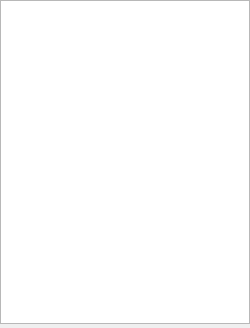
<?xml version="1.0" encoding="UTF-8"?>
<ui version="4.0">
 <class>BookmarksDockWidget</class>
 <widget class="QDockWidget" name="BookmarksDockWidget">
  <property name="geometry">
   <rect>
    <x>0</x>
    <y>0</y>
    <width>250</width>
    <height>328</height>
   </rect>
  </property>
  <property name="minimumSize">
   <size>
    <width>250</width>
    <height>86</height>
   </size>
  </property>
  <property name="focusPolicy">
   <enum>Qt::NoFocus</enum>
  </property>
  <property name="styleSheet">
   <string notr="true">QDockWidget
{
color: white;
}

QDockWidget::title 
{
background-color: qlineargradient(spread:pad, x1:0, y1:0, x2:0, y2:1, stop:0 rgba(93, 103, 93, 255), stop:0.00985222 rgba(166, 176, 166, 255), stop:0.433498 rgba(117, 127, 117, 255), stop:0.448276 rgba(103, 113, 103, 255), stop:0.985222 rgba(102, 112, 102, 255), stop:1 rgba(69, 79, 69, 255));
text-align: center;
padding-left: 5px;
}
</string>
  </property>
  <property name="windowTitle">
   <string>[*]Bookmarks</string>
  </property>
  <widget class="QWidget" name="dockWidgetContents">
   <layout class="QHBoxLayout" name="horizontalLayout">
    <property name="spacing">
     <number>0</number>
    </property>
    <property name="leftMargin">
     <number>0</number>
    </property>
    <property name="topMargin">
     <number>0</number>
    </property>
    <property name="rightMargin">
     <number>0</number>
    </property>
    <property name="bottomMargin">
     <number>4</number>
    </property>
    <item>
     <widget class="BookmarksTreeView" name="bookmarksTreeView">
      <property name="sizePolicy">
       <sizepolicy hsizetype="Preferred" vsizetype="Expanding">
        <horstretch>0</horstretch>
        <verstretch>0</verstretch>
       </sizepolicy>
      </property>
      <property name="minimumSize">
       <size>
        <width>250</width>
        <height>50</height>
       </size>
      </property>
      <property name="maximumSize">
       <size>
        <width>16777215</width>
        <height>16777215</height>
       </size>
      </property>
      <property name="styleSheet">
       <string notr="true">QDockWidget
{
color: white;
}

QDockWidget::title 
{
background-color: qlineargradient(spread:pad, x1:0, y1:0, x2:0, y2:1, stop:0 rgba(93, 93, 93, 255), stop:0.00985222 rgba(166, 166, 166, 255), stop:0.433498 rgba(117, 117, 117, 255), stop:0.448276 rgba(103, 103, 103, 255), stop:0.985222 rgba(102, 102, 102, 255), stop:1 rgba(69, 69, 69, 255));
text-align: center;
padding-left: 5px;
}
</string>
      </property>
      <property name="verticalScrollBarPolicy">
       <enum>Qt::ScrollBarAsNeeded</enum>
      </property>
      <property name="horizontalScrollBarPolicy">
       <enum>Qt::ScrollBarAsNeeded</enum>
      </property>
      <property name="editTriggers">
       <set>QAbstractItemView::EditKeyPressed|QAbstractItemView::SelectedClicked</set>
      </property>
      <property name="dragEnabled">
       <bool>true</bool>
      </property>
      <property name="dragDropMode">
       <enum>QAbstractItemView::DragDrop</enum>
      </property>
      <property name="alternatingRowColors">
       <bool>true</bool>
      </property>
      <property name="verticalScrollMode">
       <enum>QAbstractItemView::ScrollPerPixel</enum>
      </property>
      <property name="rootIsDecorated">
       <bool>true</bool>
      </property>
      <property name="uniformRowHeights">
       <bool>true</bool>
      </property>
      <property name="sortingEnabled">
       <bool>true</bool>
      </property>
      <property name="animated">
       <bool>true</bool>
      </property>
      <property name="allColumnsShowFocus">
       <bool>true</bool>
      </property>
      <property name="headerHidden">
       <bool>false</bool>
      </property>
     </widget>
    </item>
   </layout>
  </widget>
 </widget>
 <customwidgets>
  <customwidget>
   <class>BookmarksTreeView</class>
   <extends>QTreeView</extends>
   <header location="global">BookmarksTreeView.h</header>
  </customwidget>
 </customwidgets>
 <resources/>
 <connections/>
</ui>
